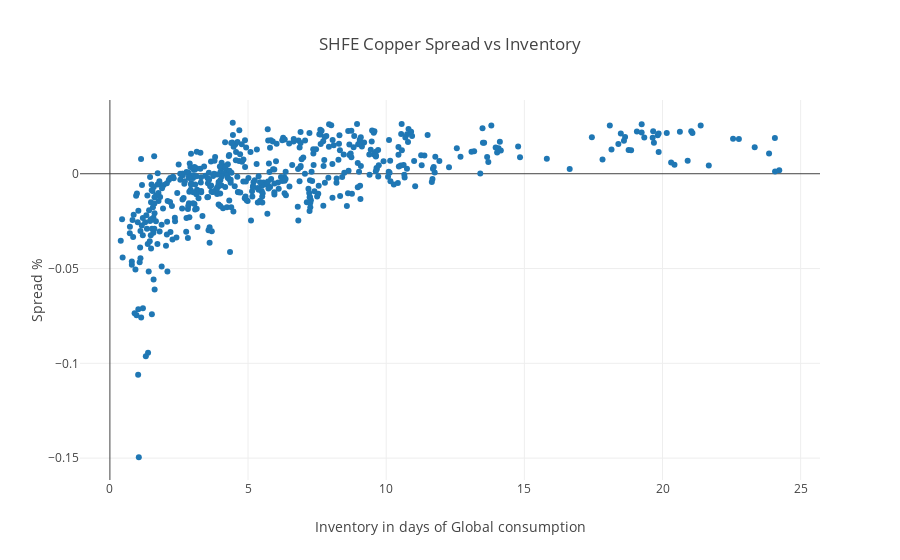

Notebook cell for this chart:
### Code cell
cons_data=[1869, 2226, 2663, 3020, 3171, 3621, 3571, 4746, 5149, 7086, 7385, 7881, 8896, 9830, 11303, 11353, 11642, 11790]
cons_date=pd.to_datetime(['2000-12-31', '2001-12-31', '2002-12-31', '2003-12-31', '2004-12-31', '2005-12-31', '2006-12-31', 
           '2007-12-31', '2008-12-31', '2009-12-31', '2010-12-31', '2011-12-31', '2012-12-31', '2013-12-31', '2014-12-31',
           '2015-12-31', '2016-12-31', '2017-12-31'])
cons = pd.DataFrame(data = cons_data, index=cons_date)

inv = pd.read_pickle('data/inventory.pkl').dropna()
inv['cons'] = cons
inv['cons'] = inv['cons'].ffill().bfill()
inv['SHFE On Warrant in Days'] = inv['SHFE On Warrant']/inv.cons

sp = pd.read_pickle('data/SCFc-fc-spread')['SCFc07'].dropna()
sp_vs_inv = pd.concat([inv,sp], axis=1).dropna()

iplot(go.Figure(data=[go.Scatter(x=sp_vs_inv['SHFE On Warrant in Days'], y=sp_vs_inv.SCFc07, mode='markers')],
     layout=go.Layout(title='SHFE Copper Spread vs Inventory', 
                      xaxis=dict(title='Inventory in days of Global consumption'),
                      yaxis=dict(title='Spread %'))))

### Figure 1 — Plotly figure (JSON) as saved in the notebook; plotly's stock layout.template omitted (floating-point values rounded to 4 significant figures; data arrays with more than 128 entries replaced by an {"elided": "..."} marker saying what was removed)
{"data": [{"mode": "markers", "type": "scatter", "uid": "f6caf1f8-e9f7-11e8-be70-acde48001122", "x": {"elided": "516 float values"}, "y": {"elided": "516 float values"}}], "layout": {"autosize": true, "title": "SHFE Copper Spread vs Inventory", "xaxis": {"autorange": true, "range": [-1.029, 25.65], "title": "Inventory in days of Global consumption", "type": "linear"}, "yaxis": {"autorange": true, "range": [-0.1625, 0.03982], "title": "Spread %", "type": "linear"}}}
